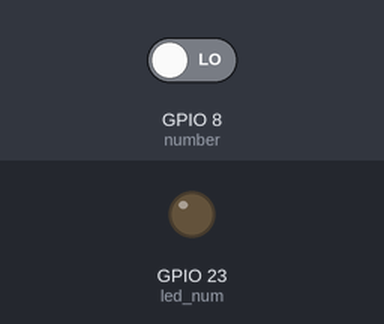
Bench run of a program on a simulated Raspberry Pi (BCM pin numbers). Shown: output pins drawn as LEDs (lit = HIGH). Inputs (shaded band) come from the test bench; at power-on: GPIO 8 (number) LOW. What the program prints to the terminal is not drawn.

Above: at 1.2 s.
1.3 s: GPIO 8 (number) driven HIGH
At 2.6 s:
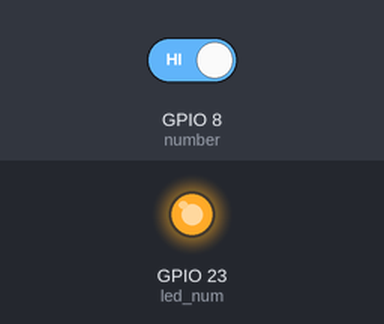
3.5 s: GPIO 8 (number) driven LOW
At 5.4 s:
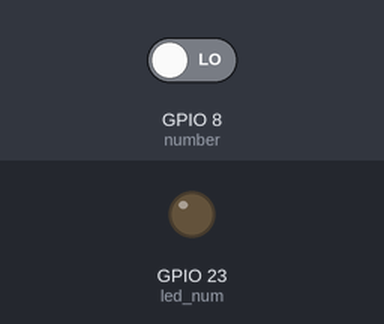
Timing chart, 0 to 6.9 s (numbered marks = the images above; inputs shaded):
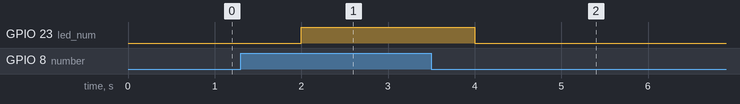

The program:

one_people.py
```python
#!/usr/bin/env python
# encoding: utf-8

import RPi.GPIO as driver
import time

# 指定GPIO口的选定模式为GPIO引脚编号模式（而非主板编号模式）
# driver.setmode(driver.BCM)

# 指定GPIO14（就是LED长针连接的GPIO针脚）的模式为输出模式
# 如果上面GPIO口的选定模式指定为主板模式的话，这里就应该指定8号而不是14号。
# driver.setup(23, driver.IN)
number = 8
led_num = 23
"""
有人灯就亮 2s 没人 就关灯
"""
driver.setmode(driver.BCM)
driver.setup(led_num, driver.OUT)
driver.setup(number, driver.IN)
i = 0
while True:

    if driver.input(number):

        driver.output(led_num, True)
        print("有人")
    else:
        print("没人")
        driver.output(led_num, False)
    time.sleep(1)
    i += 1
    if i >= 100:
        break
driver.cleanup()

# 最后清理GPIO口（不做也可以，建议每次程序结束时清理一下，好习惯）
```

Measured:
- after the input at 1.3 s, GPIO 23 (led_num): LOW → HIGH after 0.70 s
- after the input at 3.5 s, GPIO 23 (led_num): HIGH → LOW after 0.50 s
